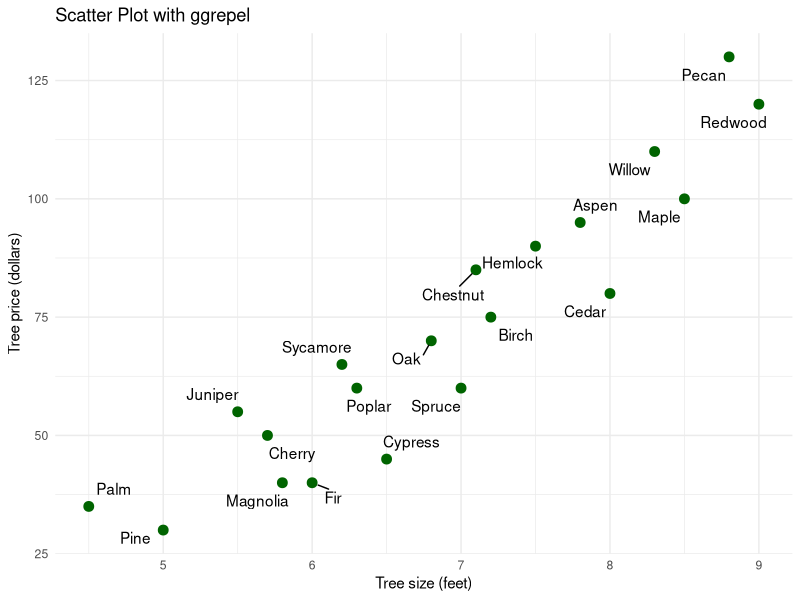

Write the R code that produced this figure.
## ---- chunk 1
# Load the packages "ggplot2" and "ggrepel"
library(ggplot2)
library(ggrepel)

# Create some sample data
# Christmas tree names
tree_names <- c("Fir","Spruce","Pine","Cedar","Cypress","Redwood","Hemlock","Juniper","Maple","Oak","Birch","Cherry","Palm","Sycamore","Willow","Magnolia","Aspen","Poplar","Chestnut","Pecan")

# Christmas tree sizes in feet
tree_sizes <- c(6, 7, 5, 8, 6.5, 9, 7.5, 5.5, 8.5, 6.8, 7.2, 5.7, 4.5, 6.2, 8.3, 5.8, 7.8, 6.3, 7.1, 8.8)

# Christmas tree prices in dollars
tree_prices <- c(40, 60, 30, 80, 45, 120, 90, 55, 100, 70, 75, 50, 35, 65, 110, 40, 95, 60, 85, 130)

# Creating groups based on price
tree_groups <- ifelse(tree_prices <= 70, "Affordable", "Luxury")

# Creating a data frame
christmas_trees <- data.frame(Tree_Name = tree_names, 
                              Tree_Size_Feet = tree_sizes,
                              Tree_Price_Dollars = tree_prices, 
                              Tree_Group = tree_groups)

# Create a scatter plot with ggrepel
ggplot(christmas_trees, aes(x = Tree_Size_Feet, y = Tree_Price_Dollars, label = Tree_Name)) +
  geom_point(color = "darkgreen", size = 3) +
  geom_text_repel(box.padding = 0.5, point.padding = 0.5) +  # Using ggrepel for label repelling
  theme_minimal() +
  labs(x = "Tree size (feet)",y = "Tree price (dollars)",title = "Scatter Plot with ggrepel")



